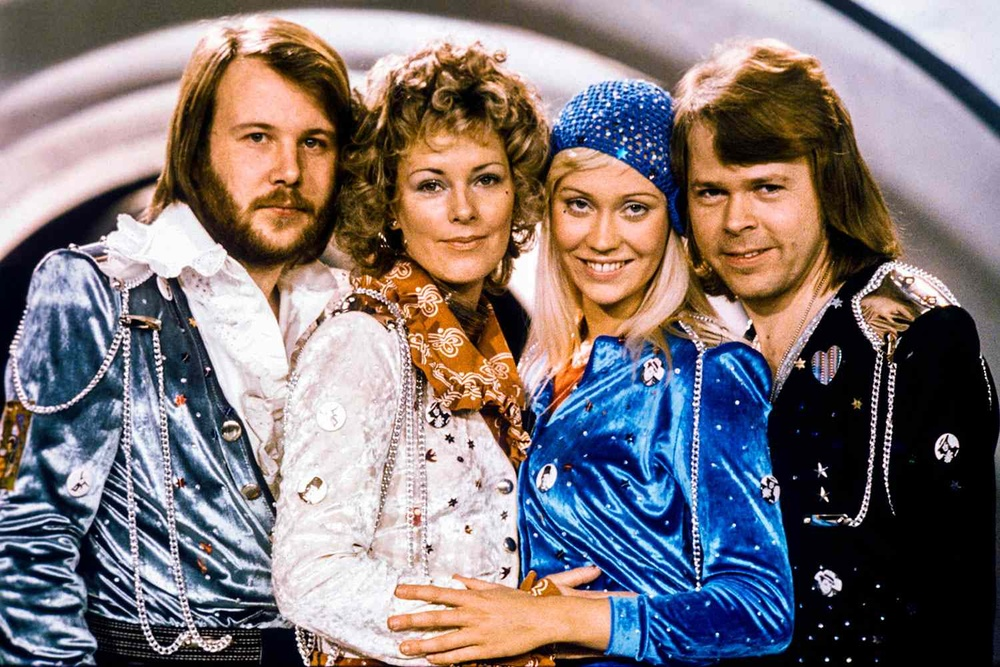
#> input picture prototype/db/test/abba.jpg, 1000 x 667 px, shrunk from 1500 x 1000 before the run
$ jupyter execute UT_Embedded_AI_Face_Detection.ipynb
#> lines starting #> are read from the running program, lines starting #| are printed output that depends on the picture; after the words box and inside, x2 and y2 are one past the last pixel; in counts of white or black regions, pixels touching at a corner belong together
  The purpose of this notebook is to **prototype a Face Detection Algorithm** for the UT Embedded AI course.

>This prototype will serve as a starting point for the later on developed model that will run on a ZedBoard. The **performance measurements** will serve as a **baseline** for future models.

--------------------------------------------------------------------------------

# The problem with FD Algorithms
For face detection, the algorithm starts at the top left of a picture and moves down across small blocks of data, looking at each block and trying to determine if it is a face or not. This would mean around 6000 or more tests per block. This would be a heavy computational task that can also lead to a heavy impact on temporal resolution.

## The Approach
In order to get around that, the concept of cascades is used. Just like the classic "series of waterfalls", the problem breaks down in multiple stages.

For each block, the algorithm does a rough and quick test. If that passes, it moves on to a more detailed test. Thus, the algorithm will go through multiple such cascades and only detect a face if all of them pass.

The advantage is that instead of doing 6000 or more tests for every block, it does does way less per stage and cand determine extremly fast and with low computational load if there is a face or not in the input picture.

## The Cascades, in Practice
In practice, the cascades themselves are multiple XML files that define some shapes in order to detect them in the input pictures. These XML files are very powerfull, since they can not only define shapes for eyes, nose, mouth, but also hands, fingers etc. Thus, they offer great flexibility and optimization options.
> For example if a hand covers a face, one can detect face features and hand features and termine that indeed, the hand covers parts of a face, but a face is still in the frame.

--------------------------------------------------------------------------------

# Code

Import the required python modules

[cell 1]
import sys
import cv2

[cell 2]
def face_detect(imgpath, cascadepath, nogui = True):

#> called with imgpath = 'db/test/abba.jpg', nogui = True
    image = cv2.imread(imgpath)
#> image is the input picture: shape (667, 1000, 3); mean B, G, R 120.4, 118.2, 128
    gray = cv2.cvtColor(image, cv2.COLOR_BGR2GRAY)
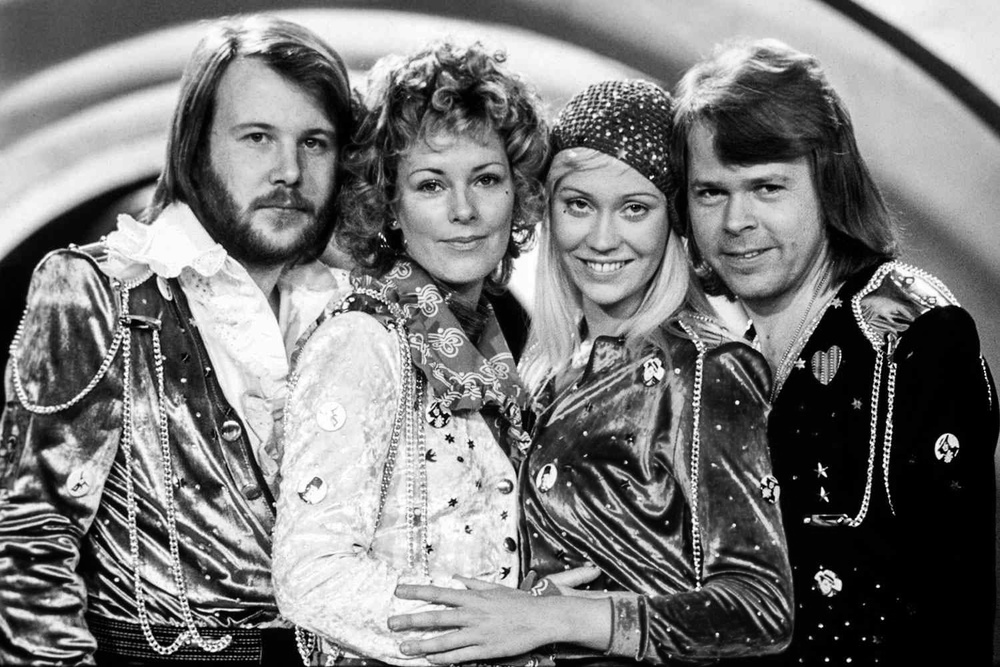
#> gray: shape (667, 1000); min 0, max 255, mean 121.4

    face_cascade = cv2.CascadeClassifier(cascadepath)

    faces = face_cascade.detectMultiScale(
        gray,
        scaleFactor = 1.2,
        minNeighbors = 5,
        minSize = (30,30)

        )
#> faces = [[208, 81, 153, 153], [388, 127, 145, 145], [536, 154, 141, 141], [668, 130, 161, 161]]

    print("The number of faces found = ", len(faces))
#| The number of faces found =  4

    for (x,y,w,h) in faces:
        cv2.rectangle(image, (x,y), (x+h, y+h), (0, 255, 0), 2)
#> this loop made 4 passes
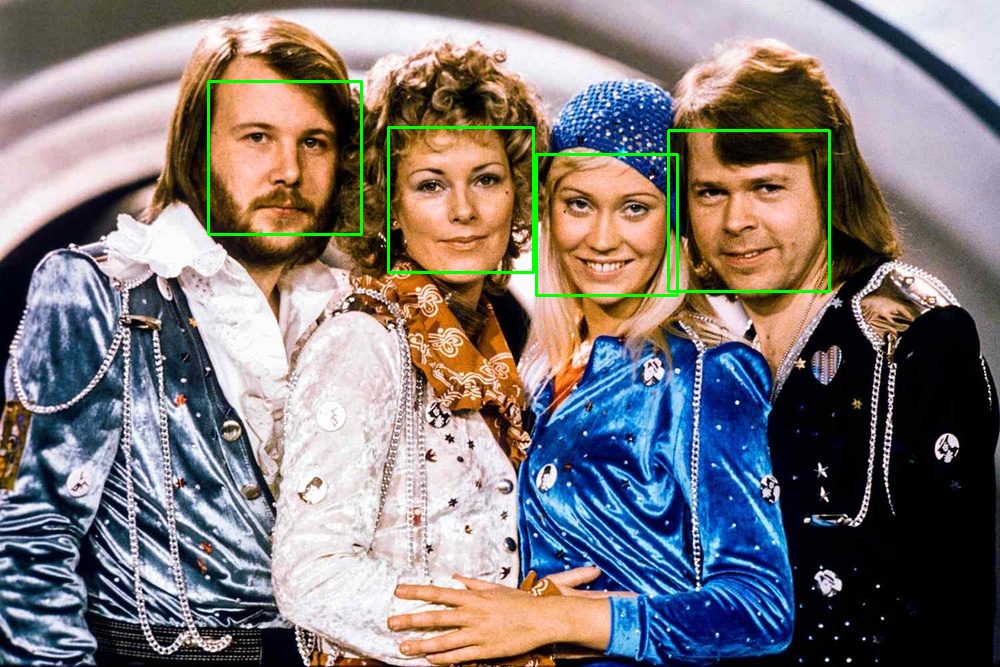
#> image: shape (667, 1000, 3); 1.07% of pixels changed, all inside (x1, y1, x2, y2) = (207, 80, 831, 297)

    if nogui:
        cv2.imwrite('test_face.png', image)
        return len(faces)
    else:
        cv2.imshow("Faces found", image)
        cv2.waitKey(0)
